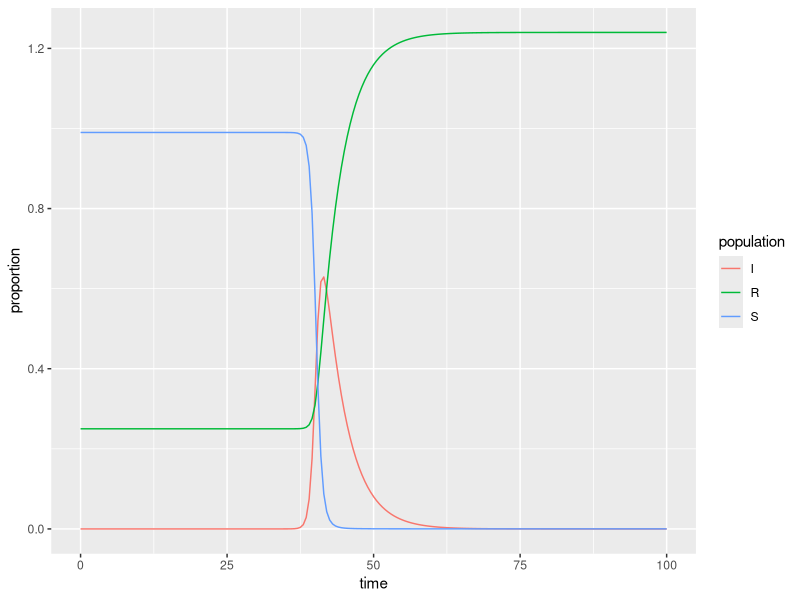

R code for this plot:
## ---- chunk 1
knitr::opts_chunk$set(echo = TRUE)
library(tidyverse)
library(deSolve)
## ---- chunk 2
### Specify parameters

## Proportion in each compartment: Susceptible 0.999999, Infected 0.000001, Recovered 0 (these are directly from the example linked above)
init <- c(S = 1-1e-2, I = 5.6e-40, R = 0.25)

## beta: infection parameter; gamma: recovery parameter
parameters <- c(beta = 2.316, gamma = 0.261)

## Time frame
times      <- seq(0, 100, by = 0.5)
## ---- chunk 3
## Build the function with all 
sir <- function(time, init, parameters) {

  with(as.list(c(init, parameters)), {

    dS <- -beta * S * I
    dI <-  beta * S * I - gamma * I
    dR <-  gamma * I
    
    return(list(c(dS, dI, dR)))
  })
}
## ---- chunk 4
## Solve using `deSolve::ode()`
approximation <- ode(y = init, times = times, func = sir, parms = parameters)
## ---- chunk 5
## Get output into a data frame
approx_df <- as.data.frame(approximation)

## Pivot longer so R will do the work for us: 
approx_long <- approx_df %>% 
  pivot_longer(cols = S:R, names_to = "population", values_to = "proportion")

## ---- chunk 6
ggplot(data = approx_long, aes(x = time, y = proportion)) +
  geom_line(aes(color = population))
